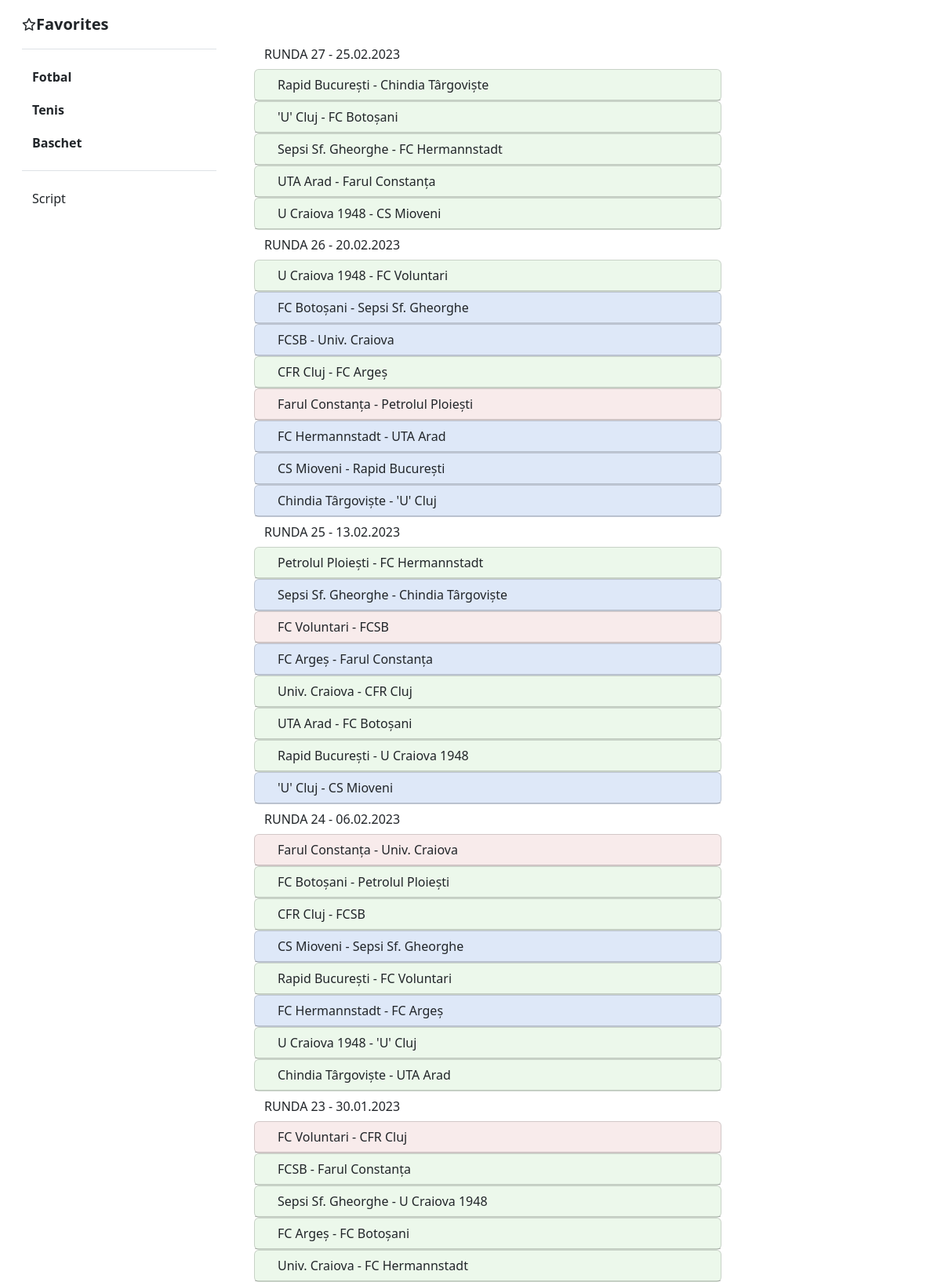
/romania_superliga (upper part), run on the app's committed database.
### data/models.py (models this page shows, shortened)
class Fotbal(models.Model):
    tara = models.CharField(max_length=50)
    liga = models.CharField(max_length=50)
    runda = models.CharField(max_length=3)
    data = models.CharField(max_length=50)
    participant1 = models.CharField(max_length=50)
    participant2 = models.CharField(max_length=50)
    scor = models.CharField(max_length=5)
    rezultat = models.CharField(max_length=50)
    bookmaker_odds = models.ManyToManyField(Bookmakers, default=0)
    favorita = models.CharField(max_length=50)

### data/views.py (the view)
# urls.py: path('romania_superliga', views.fotbal_romania_superliga, name='romania_superliga'),
def fotbal_romania_superliga(request):
    romania_superliga = Fotbal.objects.filter(tara__icontains='ROMÂNIA').order_by(-F('runda'))
    context = {
        'fotbal': romania_superliga,
    }
    return render(request, 'data/fotbal.html', context)

### data/templates/data/fotbal.html (shortened to what this page needs)
{% extends 'data/base.html' %}
{% block body %}
    {% for game in fotbal %}
        {% ifchanged game.runda %}
          <div >
            <h5 class="mb-0">
                <button class="btn btn-link collapsed link-dark text-decoration-none">
                    {{ game.runda }} - {{ game.data }}
                </button>
            </h5>
          </div>
        {% endifchanged %}
        <div id="accordion">
          <div class="card wid{% if game.favorita == game.rezultat %} bg-fav{% elif game.favorita != game.rezultat and game.rezultat != 'Egal' %} bg-red{% elif game.rezultat == 'Egal' %} bg-egal{% endif %}">
            <div class="card-header" id="heading{{ game.id }}">
              <h5 class="mb-0">
                <button class="btn btn-link collapsed link-dark text-decoration-none" data-bs-toggle="collapse" data-bs-target="#collapse{{ game.id }}" aria-expanded="false" aria-controls="collapse{{ game.id }}">
                    {{ game.participant1 }} - {{ game.participant2 }}
                </button>
              </h5>
            </div>
          </div>
        </div>
    {% endfor %}
{% endblock %}

### data/templates/data/base.html (shortened to what this page needs)
{% load static %}
<!DOCTYPE html>
<html lang="en">
<head>
    <link rel="stylesheet" href="{% static 'data/style.css' %}">
    <link rel="stylesheet" href="https://cdnjs.cloudflare.com/ajax/libs/font-awesome/6.3.0/css/all.min.css">
    <link href="https://cdn.jsdelivr.net/npm/bootstrap@5.3.0-alpha1/dist/css/bootstrap.min.css" rel="stylesheet">
</head>
<body>
<div class="wrapper">
    <div class="container-fluid">
      <div class="row">
        <div class="col-md-3">
            <div class="flex-shrink-0 p-3 bg-white" style="width: 280px;">
                <a href="/" class="d-flex align-items-center pb-3 mb-3 link-dark text-decoration-none border-bottom">
                    <i class="fa-regular fa-star"></i>
                  <span class="fs-5 fw-semibold">Favorites</span>
                </a>
                <ul class="list-unstyled ps-0">
                  <li class="mb-1">
                    <button class="btn btn-toggle align-items-center rounded collapsed" data-bs-toggle="collapse" data-bs-target="#home-collapse" aria-expanded="true">
                      <b>Fotbal</b>
                    </button>
                  </li>
                  <li class="mb-1">
                    <button class="btn btn-toggle align-items-center rounded collapsed" data-bs-toggle="collapse" data-bs-target="#dashboard-collapse" aria-expanded="false">
                      <b>Tenis</b>
                    </button>
                  </li>
                  <li class="mb-1">
                    <button class="btn btn-toggle align-items-center rounded collapsed" data-bs-toggle="collapse" data-bs-target="#orders-collapse" aria-expanded="false">
                      <b>Baschet</b>
                    </button>
                  </li>
                  <li class="border-top my-3"></li>
                  <li class="mb-1">
                    <button class="btn btn-toggle align-items-center rounded collapsed" data-bs-toggle="collapse" data-bs-target="#account-collapse" aria-expanded="false">
                      Script
                    </button>
                  </li>
                </ul>
            </div>
        </div>
        <div class="col-md-9">
            <div class="container m-top main-content">
                {% block body %}
                {% endblock %}
            </div>
        </div>
      </div>
    </div>
</div>
</body>
</html>

### data/static/data/style.css (style rules this page uses)
.wid { width: 70%; --bs-card-cap-padding-y: 0!important; }
.m-top { margin-top: 50px; }
.bg-fav { --bs-card-bg: #f3fff2!important; }
.bg-red { --bs-card-bg: #fff2f2!important; }
.bg-egal { --bs-card-bg: #e5efff!important; }
.wrapper { min-height: 100vh; display: flex; flex-direction: column; }
.main-content { flex-grow: 1; }

### data on the page
Fotbal: runda "RUNDA 27", data "25.02.2023", participant1 "Rapid București", participant2 "Chindia Târgoviște"
Fotbal: participant1 "'U' Cluj", participant2 "FC Botoșani"
Fotbal: participant1 "Sepsi Sf. Gheorghe", participant2 "FC Hermannstadt"
Fotbal: participant1 "UTA Arad", participant2 "Farul Constanța"
Fotbal: participant1 "U Craiova 1948", participant2 "CS Mioveni"
Fotbal: runda "RUNDA 26", data "20.02.2023", participant1 "U Craiova 1948", participant2 "FC Voluntari"
Fotbal: participant1 "FC Botoșani", participant2 "Sepsi Sf. Gheorghe"
Fotbal: participant1 "FCSB", participant2 "Univ. Craiova"
Fotbal: participant1 "CFR Cluj", participant2 "FC Argeș"
Fotbal: participant1 "Farul Constanța", participant2 "Petrolul Ploiești"
Fotbal: participant1 "FC Hermannstadt", participant2 "UTA Arad"
Fotbal: participant1 "CS Mioveni", participant2 "Rapid București"
Fotbal: participant1 "Chindia Târgoviște", participant2 "'U' Cluj"
Fotbal: runda "RUNDA 25", data "13.02.2023", participant1 "Petrolul Ploiești", participant2 "FC Hermannstadt"
Fotbal: participant1 "Sepsi Sf. Gheorghe", participant2 "Chindia Târgoviște"
Fotbal: participant1 "FC Voluntari", participant2 "FCSB"
Fotbal: participant1 "FC Argeș", participant2 "Farul Constanța"
Fotbal: participant1 "Univ. Craiova", participant2 "CFR Cluj"
Fotbal: participant1 "UTA Arad", participant2 "FC Botoșani"
Fotbal: participant1 "Rapid București", participant2 "U Craiova 1948"
Fotbal: participant1 "'U' Cluj", participant2 "CS Mioveni"
Fotbal: runda "RUNDA 24", data "06.02.2023", participant1 "Farul Constanța", participant2 "Univ. Craiova"
Fotbal: participant1 "FC Botoșani", participant2 "Petrolul Ploiești"
Fotbal: participant1 "CFR Cluj", participant2 "FCSB"
Fotbal: participant1 "CS Mioveni", participant2 "Sepsi Sf. Gheorghe"
Fotbal: participant1 "Rapid București", participant2 "FC Voluntari"
Fotbal: participant1 "FC Hermannstadt", participant2 "FC Argeș"
Fotbal: participant1 "U Craiova 1948", participant2 "'U' Cluj"
Fotbal: participant1 "Chindia Târgoviște", participant2 "UTA Arad"
Fotbal: runda "RUNDA 23", data "30.01.2023", participant1 "FC Voluntari", participant2 "CFR Cluj"
Fotbal: participant1 "FCSB", participant2 "Farul Constanța"
Fotbal: participant1 "Sepsi Sf. Gheorghe", participant2 "U Craiova 1948"
Fotbal: participant1 "FC Argeș", participant2 "FC Botoșani"
Fotbal: participant1 "Univ. Craiova", participant2 "FC Hermannstadt"
